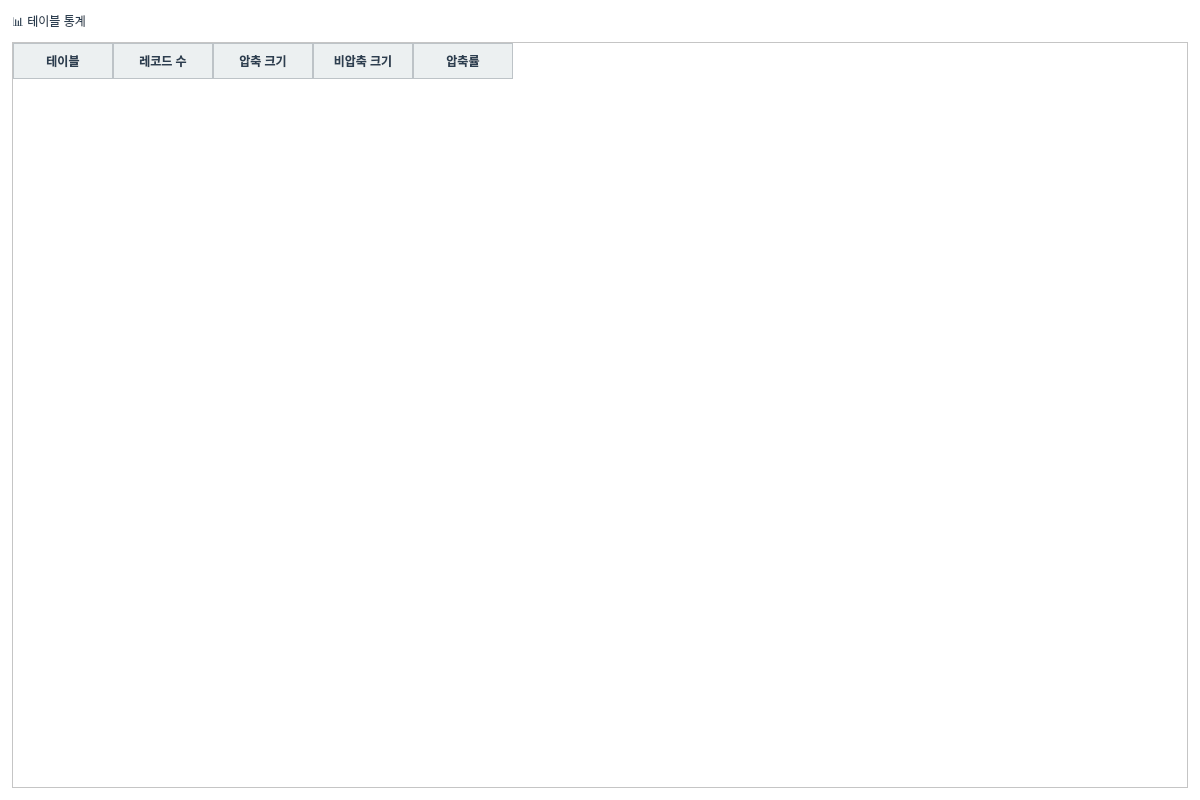
<?xml version="1.0" encoding="UTF-8"?>
<ui version="4.0">
 <class>OverviewTab</class>
 <widget class="QWidget" name="OverviewTab">
  <property name="geometry">
   <rect>
    <x>0</x>
    <y>0</y>
    <width>1200</width>
    <height>800</height>
   </rect>
  </property>
  <property name="windowTitle">
   <string>테이블 통계 개요</string>
  </property>
  <property name="styleSheet">
   <string notr="true">QWidget {
    background-color: #FFFFFF;
    color: #2C3E50;
    font-family: &quot;맑은 고딕&quot;;
    font-size: 9pt;
}

QTabWidget::pane {
    border: 1px solid #BDC3C7;
    background-color: #FFFFFF;
}

QTabBar::tab {
    background-color: #ECF0F1;
    color: #2C3E50;
    padding: 8px 16px;
    margin-right: 2px;
    border: 1px solid #BDC3C7;
    border-bottom: none;
    border-top-left-radius: 4px;
    border-top-right-radius: 4px;
}

QTabBar::tab:selected {
    background-color: #3498DB;
    color: #FFFFFF;
    font-weight: bold;
}

QTabBar::tab:hover {
    background-color: #D5DBDB;
}

QTableWidget {
    gridline-color: #BDC3C7;
    background-color: #FFFFFF;
    alternate-background-color: #F8F9FA;
    selection-background-color: #3498DB;
    selection-color: #FFFFFF;
}

QTableWidget::item {
    padding: 4px;
    border: none;
}

QHeaderView::section {
    background-color: #ECF0F1;
    color: #2C3E50;
    padding: 6px;
    border: 1px solid #BDC3C7;
    font-weight: bold;
}

QLineEdit, QTextEdit, QPlainTextEdit {
    background-color: #FFFFFF;
    border: 1px solid #BDC3C7;
    border-radius: 3px;
    padding: 4px;
    color: #2C3E50;
}

QLineEdit:focus, QTextEdit:focus, QPlainTextEdit:focus {
    border: 2px solid #3498DB;
}

QPushButton {
    background-color: #3498DB;
    color: #FFFFFF;
    border: none;
    border-radius: 4px;
    padding: 6px 12px;
    font-weight: bold;
}

QPushButton:hover {
    background-color: #2980B9;
}

QPushButton:pressed {
    background-color: #1F618D;
}

QPushButton:disabled {
    background-color: #BDC3C7;
    color: #7F8C8D;
}

QLabel {
    color: #2C3E50;
    background-color: transparent;
}

QGroupBox {
    border: 2px solid #BDC3C7;
    border-radius: 5px;
    margin-top: 10px;
    padding-top: 10px;
    background-color: #F8F9FA;
}

QGroupBox::title {
    subcontrol-origin: margin;
    subcontrol-position: top left;
    padding: 0 5px;
    color: #2C3E50;
    font-weight: bold;
}

QProgressBar {
    border: 1px solid #BDC3C7;
    border-radius: 3px;
    text-align: center;
    background-color: #ECF0F1;
}

QProgressBar::chunk {
    background-color: #3498DB;
}</string>
  </property>
  <layout class="QVBoxLayout" name="verticalLayout">
   <property name="spacing">
    <number>8</number>
   </property>
   <property name="leftMargin">
    <number>12</number>
   </property>
   <property name="topMargin">
    <number>12</number>
   </property>
   <property name="rightMargin">
    <number>12</number>
   </property>
   <property name="bottomMargin">
    <number>12</number>
   </property>
   <item>
    <widget class="QLabel" name="label_title">
     <property name="text">
      <string>📊 테이블 통계</string>
     </property>
     <property name="styleSheet">
   <string notr="true">QWidget {
    background-color: #FFFFFF;
    color: #2C3E50;
    font-family: &quot;맑은 고딕&quot;;
    font-size: 9pt;
}

QTabWidget::pane {
    border: 1px solid #BDC3C7;
    background-color: #FFFFFF;
}

QTabBar::tab {
    background-color: #ECF0F1;
    color: #2C3E50;
    padding: 8px 16px;
    margin-right: 2px;
    border: 1px solid #BDC3C7;
    border-bottom: none;
    border-top-left-radius: 4px;
    border-top-right-radius: 4px;
}

QTabBar::tab:selected {
    background-color: #3498DB;
    color: #FFFFFF;
    font-weight: bold;
}

QTabBar::tab:hover {
    background-color: #D5DBDB;
}

QTableWidget {
    gridline-color: #BDC3C7;
    background-color: #FFFFFF;
    alternate-background-color: #F8F9FA;
    selection-background-color: #3498DB;
    selection-color: #FFFFFF;
}

QTableWidget::item {
    padding: 4px;
    border: none;
}

QHeaderView::section {
    background-color: #ECF0F1;
    color: #2C3E50;
    padding: 6px;
    border: 1px solid #BDC3C7;
    font-weight: bold;
}

QLineEdit, QTextEdit, QPlainTextEdit {
    background-color: #FFFFFF;
    border: 1px solid #BDC3C7;
    border-radius: 3px;
    padding: 4px;
    color: #2C3E50;
}

QLineEdit:focus, QTextEdit:focus, QPlainTextEdit:focus {
    border: 2px solid #3498DB;
}

QPushButton {
    background-color: #3498DB;
    color: #FFFFFF;
    border: none;
    border-radius: 4px;
    padding: 6px 12px;
    font-weight: bold;
}

QPushButton:hover {
    background-color: #2980B9;
}

QPushButton:pressed {
    background-color: #1F618D;
}

QPushButton:disabled {
    background-color: #BDC3C7;
    color: #7F8C8D;
}

QLabel {
    color: #2C3E50;
    background-color: transparent;
}

QGroupBox {
    border: 2px solid #BDC3C7;
    border-radius: 5px;
    margin-top: 10px;
    padding-top: 10px;
    background-color: #F8F9FA;
}

QGroupBox::title {
    subcontrol-origin: margin;
    subcontrol-position: top left;
    padding: 0 5px;
    color: #2C3E50;
    font-weight: bold;
}

QProgressBar {
    border: 1px solid #BDC3C7;
    border-radius: 3px;
    text-align: center;
    background-color: #ECF0F1;
}

QProgressBar::chunk {
    background-color: #3498DB;
}</string>
  </property>
    </widget>
   </item>
   <item>
    <widget class="QTableWidget" name="table_stats">
     <property name="alternatingRowColors">
      <bool>true</bool>
     </property>
     <property name="selectionBehavior">
      <enum>QAbstractItemView::SelectRows</enum>
     </property>
     <column>
      <property name="text">
       <string>테이블</string>
      </property>
     </column>
     <column>
      <property name="text">
       <string>레코드 수</string>
      </property>
     </column>
     <column>
      <property name="text">
       <string>압축 크기</string>
      </property>
     </column>
     <column>
      <property name="text">
       <string>비압축 크기</string>
      </property>
     </column>
     <column>
      <property name="text">
       <string>압축률</string>
      </property>
     </column>
    </widget>
   </item>
  </layout>
 </widget>
 <resources/>
 <connections/>
</ui>
